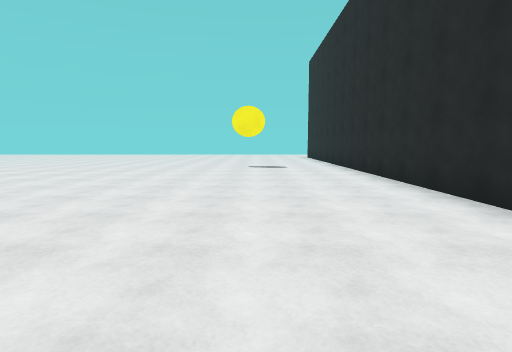
View 1 (above)

16 first-person views from a walk through a Unity game level. The camera is 1.4 m above the floor, tilts 6° down and sees 80° across. The floor is counted in squares, 2 m on a side. Each view is taken from the middle of a square. On the plan, view 1 faces up. The plan holds only what a view shows up to about 10 squares ahead; the rest is blank. The place goes on beyond the plan. The player character is not drawn.

View 2
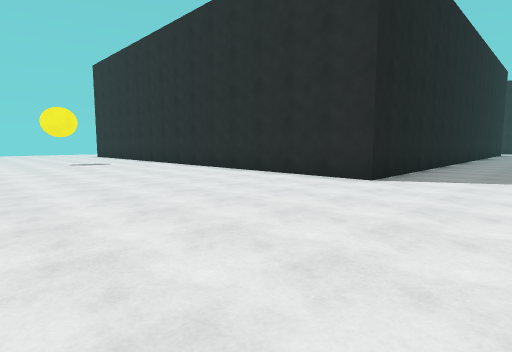

View 3
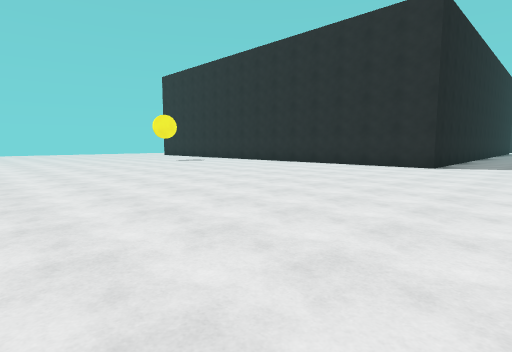

View 4
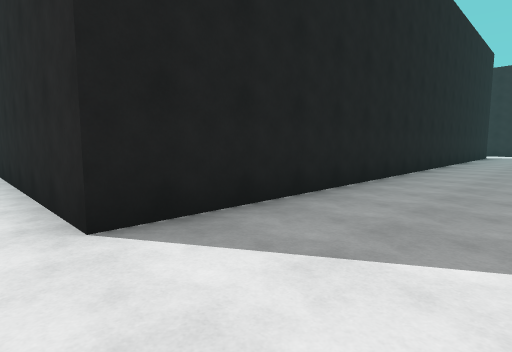

View 5
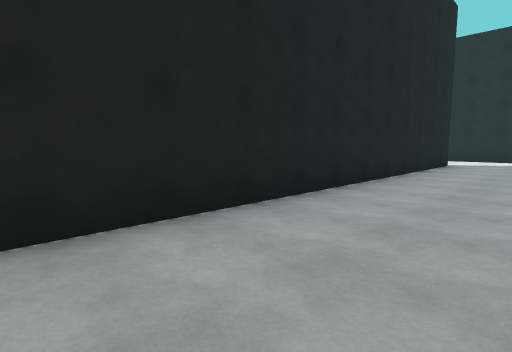

View 6
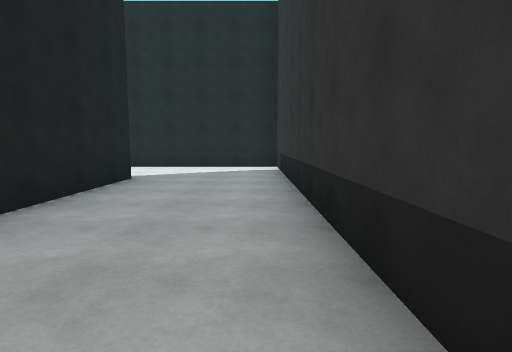

View 7
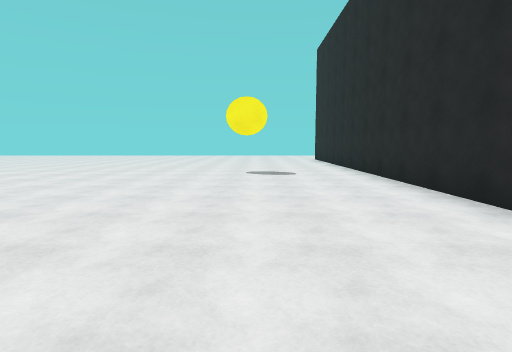

View 8
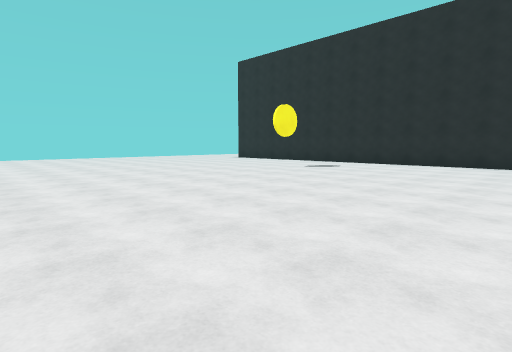

View 9
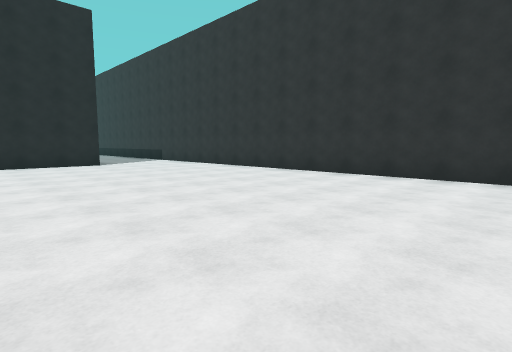

View 10
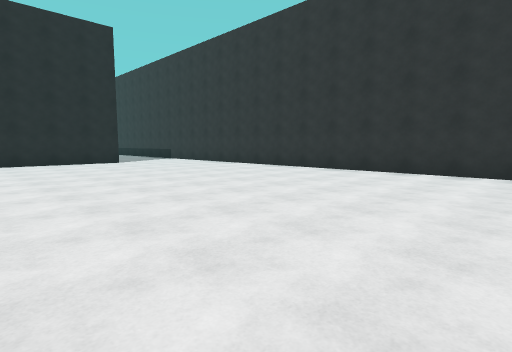

View 11
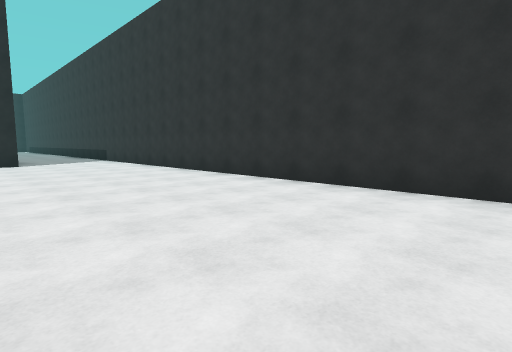

View 12
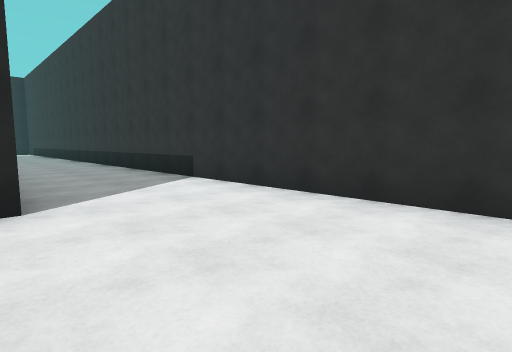

View 13
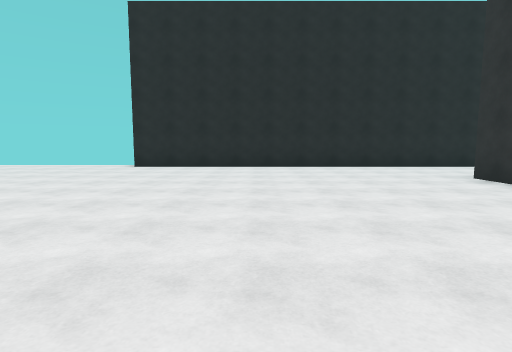

View 14
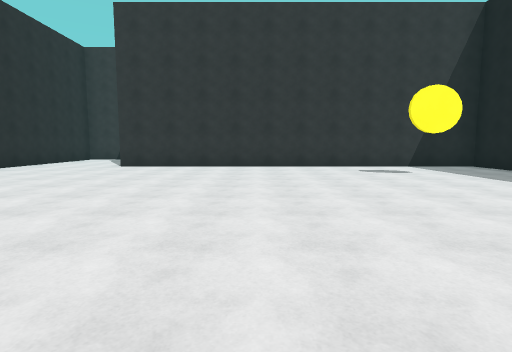

View 15
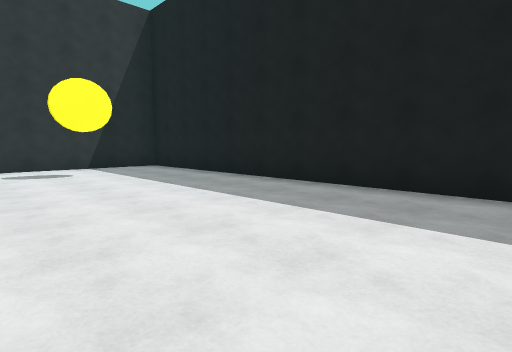

View 16
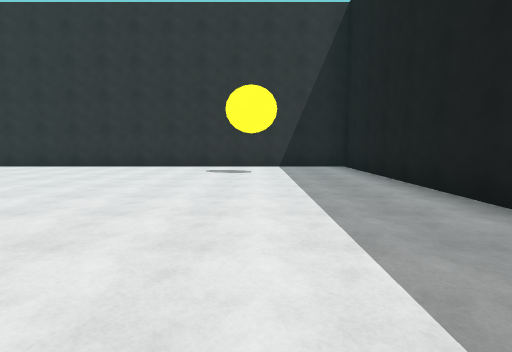

### Floor plan
Points are (right, up) in squares from view 1. A wall is a line through its corners. A room is listed if a view was taken in it or the views show most of it. See-through windows are left out.
Room 1 (views 1, 2, 3, 4, 5, 6, 7, 8, 9, 10, 11, 12)
walls: (-8.6, -2.7) (9.6, -2.7); (14.6, -2.7) (23.4, -2.7) (23.4, 2.5); (20.2, 0.5) (2.7, 0.5) (2.7, 11.5)
ways out: opening at (22, 1.7) to room 2
Room 2 (views 13, 14, 15, 16)
walls: (23.4, 2.5) (23.4, 9.8); (9.2, 10.6) (9.2, 1.6) (20.2, 1.6)
ways out: opening at (22, 1.7) to room 1

Where each view was taken, in squares from view 1:
view 1: 0 up, 0 right, facing up
view 2: 2 down, 3 left, facing up-right
view 3: 2 down, 7 left, facing up-right
view 4: 2 down, 2 right, facing up-right
view 5: 2 down, 9 right, facing up-right
view 6: 2 down, 14 right, facing right
view 7: 2 up, 0 right, facing up
view 8: 4 up, 8 left, facing up-right
view 9: 4 up, 8 left, facing down-right
view 10: 5 up, 9 left, facing down-right
view 11: 2 up, 9 left, facing down-right
view 12: 1 up, 1 left, facing down-right
view 13: 6 up, 14 right, facing right
view 14: 11 up, 16 right, facing down
view 15: 11 up, 14 right, facing down-left
view 16: 11 up, 12 right, facing down
